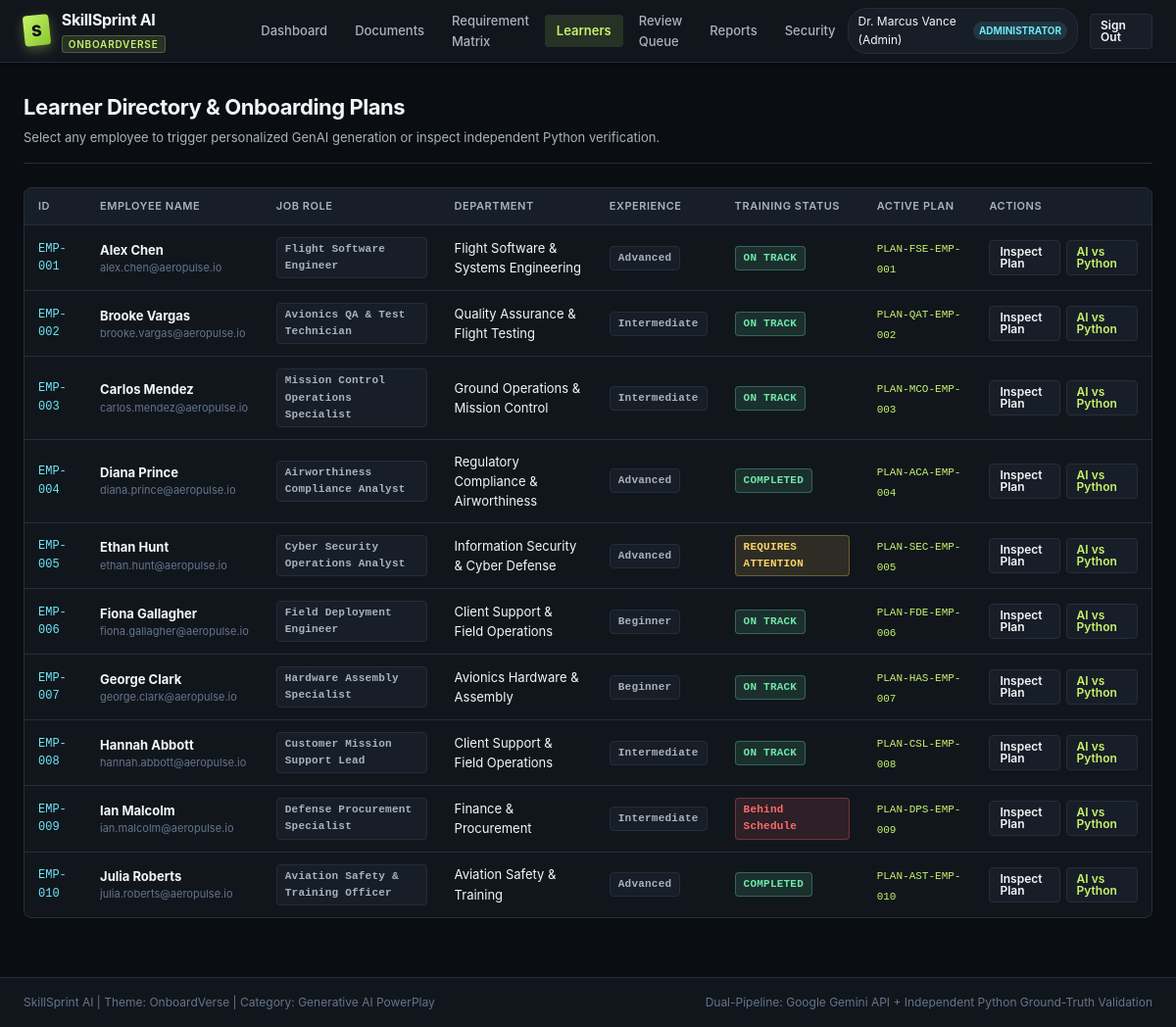
The page /employees (signed in) on the database its author committed.
### tables this page shows
CREATE TABLE users (
    user_id TEXT PRIMARY KEY,
    username TEXT NOT NULL UNIQUE,
    email TEXT NOT NULL UNIQUE,
    password_hash TEXT NOT NULL,
    system_role_id TEXT NOT NULL,
    full_name TEXT NOT NULL,
    is_active INTEGER DEFAULT 1,
    created_at TIMESTAMP DEFAULT CURRENT_TIMESTAMP,
    last_login TIMESTAMP,
    FOREIGN KEY (system_role_id) REFERENCES system_roles(role_id)
);

CREATE TABLE system_roles (
    role_id TEXT PRIMARY KEY,
    name TEXT NOT NULL UNIQUE,
    description TEXT,
    created_at TIMESTAMP DEFAULT CURRENT_TIMESTAMP
);

CREATE TABLE employees (
    employee_id TEXT PRIMARY KEY,
    user_id TEXT UNIQUE,
    first_name TEXT NOT NULL,
    last_name TEXT NOT NULL,
    email TEXT NOT NULL UNIQUE,
    job_role_id TEXT NOT NULL,
    dept_id TEXT NOT NULL,
    experience_level TEXT NOT NULL, -- Beginner, Intermediate, Advanced
    location TEXT NOT NULL,
    joining_date DATE NOT NULL,
    reporting_manager TEXT,
    previous_experience_years REAL DEFAULT 0.0,
    training_status TEXT DEFAULT 'On Track', -- On Track, Requires Attention, Behind Schedule, Assessment Required, Completed
    created_at TIMESTAMP DEFAULT CURRENT_TIMESTAMP,
    FOREIGN KEY (user_id) REFERENCES users(user_id) ON DELETE SET NULL,
    FOREIGN KEY (job_role_id) REFERENCES job_roles(role_id),
    FOREIGN KEY (dept_id) REFERENCES departments(dept_id)
);

CREATE TABLE job_roles (
    role_id TEXT PRIMARY KEY,
    code TEXT NOT NULL UNIQUE,
    title TEXT NOT NULL,
    dept_id TEXT NOT NULL,
    description TEXT,
    experience_level_default TEXT DEFAULT 'Intermediate', -- Beginner, Intermediate, Advanced
    is_active INTEGER DEFAULT 1,
    created_at TIMESTAMP DEFAULT CURRENT_TIMESTAMP,
    FOREIGN KEY (dept_id) REFERENCES departments(dept_id)
);

CREATE TABLE departments (
    dept_id TEXT PRIMARY KEY,
    code TEXT NOT NULL UNIQUE,
    name TEXT NOT NULL,
    description TEXT,
    head_of_department TEXT,
    created_at TIMESTAMP DEFAULT CURRENT_TIMESTAMP
);

### src/routes/app_routes.py (the view)
@routes_bp.route("/employees")
@login_required
def employees_view():
    sql = """
        SELECT e.*, jr.title as role_title, d.name as dept_name,
               (SELECT plan_id FROM onboarding_plans WHERE employee_id = e.employee_id ORDER BY created_at DESC LIMIT 1) as plan_id
        FROM employees e
        JOIN job_roles jr ON e.job_role_id = jr.role_id
        JOIN departments d ON e.dept_id = d.dept_id
        ORDER BY e.created_at ASC
    """
    employees = query_all(sql)
    return render_template("employees.html", active_page="employees", employees=employees)

### src/core/auth.py (called while the page is built)
def get_current_user() -> Optional[Dict[str, Any]]:
    user_id = session.get("user_id")
    if not user_id:
        return None
    user = query_one(
        """
        SELECT u.user_id, u.username, u.email, u.full_name, u.is_active,
               sr.role_id as system_role_id, sr.name as role_name
        FROM users u
        JOIN system_roles sr ON u.system_role_id = sr.role_id
        WHERE u.user_id = ? AND u.is_active = 1
        """,
        (user_id,)
    )
    return user

def login_required(f: Callable) -> Callable:
    @wraps(f)
    def decorated_function(*args, **kwargs):
        user = get_current_user()
        if not user:
            if request.is_json or request.path.startswith("/api/"):
                return jsonify({"error": "Authentication required", "status": 401}), 401
            return redirect(url_for("auth.login_view", next=request.url))
        g.current_user = user
        return f(*args, **kwargs)
    return decorated_function

### src/database/db.py (called while the page is built)
def dict_factory(cursor: sqlite3.Cursor, row: Tuple) -> Dict[str, Any]:
    d = {}
    for idx, col in enumerate(cursor.description):
        d[col[0]] = row[idx]
    return d

@contextmanager
def get_db_connection():
    conn = sqlite3.connect(DATABASE_PATH, timeout=30.0)
    conn.row_factory = dict_factory
    conn.execute("PRAGMA foreign_keys = ON;")
    conn.execute("PRAGMA journal_mode = WAL;")
    try:
        yield conn
        conn.commit()
    except Exception:
        conn.rollback()
        raise
    finally:
        conn.close()

def query_all(query: str, params: Tuple = ()) -> List[Dict[str, Any]]:
    with get_db_connection() as conn:
        cur = conn.cursor()
        cur.execute(query, params)
        return cur.fetchall()

def query_one(query: str, params: Tuple = ()) -> Optional[Dict[str, Any]]:
    with get_db_connection() as conn:
        cur = conn.cursor()
        cur.execute(query, params)
        return cur.fetchone()

### src/routes/app_routes.py (called while the page is built)
@routes_bp.before_request
def load_user():
    g.current_user = get_current_user()

### templates/employees.html (shortened to what this page needs)
{% extends "base.html" %}
{% block content %}
<div class="page-header">
  <div class="page-title-group">
    <h1>Learner Directory &amp; Onboarding Plans</h1>
    <p>Select any employee to trigger personalized GenAI generation or inspect independent Python verification.</p>
  </div>
</div>
<div class="table-container">
  <table class="data-table">
    <thead>
      <tr>
        <th>ID</th>
        <th>Employee Name</th>
        <th>Job Role</th>
        <th>Department</th>
        <th>Experience</th>
        <th>Training Status</th>
        <th>Active Plan</th>
        <th>Actions</th>
      </tr>
    </thead>
    <tbody>
      {% for emp in employees %}
      <tr>
        <td style="font-family: var(--font-mono); font-size: 12px; color: var(--accent-secondary);">{{ emp.employee_id }}</td>
        <td>
          <strong>{{ emp.first_name }} {{ emp.last_name }}</strong>
          <div style="font-size: 11px; color: var(--text-muted);">{{ emp.email }}</div>
        </td>
        <td><span class="badge badge-neutral">{{ emp.role_title }}</span></td>
        <td>{{ emp.dept_name }}</td>
        <td><span class="badge badge-neutral">{{ emp.experience_level }}</span></td>
        <td>
          {% if emp.training_status == 'On Track' %}
            <span class="badge badge-verified">ON TRACK</span>
          {% elif emp.training_status == 'Completed' %}
            <span class="badge badge-verified">COMPLETED</span>
          {% elif emp.training_status == 'Requires Attention' %}
            <span class="badge badge-warning">REQUIRES ATTENTION</span>
          {% else %}
            <span class="badge badge-critical">{{ emp.training_status }}</span>
          {% endif %}
        </td>
        <td>
          {% if emp.plan_id %}
            <span style="font-family: var(--font-mono); font-size: 11px; color: var(--accent-primary);">{{ emp.plan_id }}</span>
          {% else %}
            <span style="font-size: 12px; color: var(--text-muted);">No plan generated</span>
          {% endif %}
        </td>
        <td>
          {% if emp.plan_id %}
            <div style="display: flex; gap: 6px;">
              <a href="{{ url_for('routes.plan_detail_view', plan_id=emp.plan_id) }}" class="btn btn-secondary btn-sm">Inspect Plan</a>
              <a href="{{ url_for('routes.comparison_view', plan_id=emp.plan_id) }}" class="btn btn-secondary btn-sm" style="color: var(--accent-primary);">AI vs Python</a>
            </div>
          {% else %}
            <a href="{{ url_for('routes.generate_plan_view', employee_id=emp.employee_id) }}" class="btn btn-primary btn-sm">
              Generate Plan
            </a>
          {% endif %}
        </td>
      </tr>
      {% endfor %}
    </tbody>
  </table>
</div>
{% endblock %}

### templates/base.html (shortened to what this page needs)
<!DOCTYPE html>
<html lang="en">
<head>
  <link rel="stylesheet" href="{{ url_for('static', filename='css/styles.css') }}">
</head>
<body>
  <header class="app-header">
    <div style="display: flex; align-items: center; gap: 20px;">
      <a href="{{ url_for('routes.dashboard_view') if g.current_user else url_for('routes.landing_view') }}" class="brand-container" id="brandLink">
        <div class="brand-logo-3d">S</div>
        <div>
          <span class="brand-text">SkillSprint AI</span>
          <span class="brand-badge">OnboardVerse</span>
        </div>
      </a>
      {% if g.current_user %}
      <nav class="main-nav" id="mainNav" aria-label="Main Navigation">
        <a href="{{ url_for('routes.dashboard_view') }}" class="nav-link {% if active_page == 'dashboard' %}active{% endif %}" id="navDashboard">Dashboard</a>
        <a href="{{ url_for('routes.documents_view') }}" class="nav-link {% if active_page == 'documents' %}active{% endif %}" id="navDocuments">Documents</a>
        <a href="{{ url_for('routes.matrix_view') }}" class="nav-link {% if active_page == 'matrix' %}active{% endif %}" id="navMatrix">Requirement Matrix</a>
        <a href="{{ url_for('routes.employees_view') }}" class="nav-link {% if active_page == 'employees' %}active{% endif %}" id="navEmployees">Learners</a>
        <a href="{{ url_for('routes.review_queue_view') }}" class="nav-link {% if active_page == 'review' %}active{% endif %}" id="navReview">Review Queue</a>
        <a href="{{ url_for('routes.reports_view') }}" class="nav-link {% if active_page == 'reports' %}active{% endif %}" id="navReports">Reports</a>
        <a href="{{ url_for('routes.security_tests_view') }}" class="nav-link {% if active_page == 'security' %}active{% endif %}" id="navSecurity">Security</a>
      </nav>
      {% endif %}
    </div>
    <div class="user-nav-profile">
      {% if g.current_user %}
        <div class="user-pill" id="userProfilePill">
          <span>{{ g.current_user.full_name }}</span>
          <span class="role-badge">{{ g.current_user.role_name }}</span>
        </div>
        <a href="{{ url_for('auth.logout') }}" class="btn btn-secondary btn-sm" id="logoutBtn">Sign Out</a>
      {% else %}
        <a href="{{ url_for('auth.login_view') }}" class="btn btn-primary btn-sm" id="loginHeaderBtn">Sign In</a>
      {% endif %}
    </div>
  </header>
  <main class="main-content" id="mainContent">
    {% block content %}{% endblock %}
  </main>
  <footer style="background-color: var(--bg-secondary); border-top: 1px solid var(--border-subtle); padding: 16px 24px; font-size: 12px; color: var(--text-muted); display: flex; justify-content: space-between; align-items: center;">
    <div>SkillSprint AI | Theme: OnboardVerse | Category: Generative AI PowerPlay</div>
    <div>Dual-Pipeline: Google Gemini API + Independent Python Ground-Truth Validation</div>
  </footer>
</body>
</html>

### rows shown on the page
users: current_user.full_name "Dr. Marcus Vance (Admin)"
system_roles: current_user.role_name "ADMINISTRATOR"
employees: employee_id "EMP-001", first_name "Alex", last_name "Chen", email "alex.chen@aeropulse.io", role_title "Flight Software Engineer", dept_name "Flight Software & Systems Engineering", experience_level "Advanced", training_status "ON TRACK", plan_id "PLAN-FSE-EMP-001"
employees: employee_id "EMP-002", first_name "Brooke", last_name "Vargas", email "brooke.vargas@aeropulse.io", role_title "Avionics QA & Test Technician", dept_name "Quality Assurance & Flight Testing", experience_level "Intermediate", training_status "ON TRACK", plan_id "PLAN-QAT-EMP-002"
employees: employee_id "EMP-003", first_name "Carlos", last_name "Mendez", email "carlos.mendez@aeropulse.io", role_title "Mission Control Operations Specialist", dept_name "Ground Operations & Mission Control", experience_level "Intermediate", training_status "ON TRACK", plan_id "PLAN-MCO-EMP-003"
employees: employee_id "EMP-004", first_name "Diana", last_name "Prince", email "diana.prince@aeropulse.io", role_title "Airworthiness Compliance Analyst", dept_name "Regulatory Compliance & Airworthiness", experience_level "Advanced", training_status "COMPLETED", plan_id "PLAN-ACA-EMP-004"
employees: employee_id "EMP-005", first_name "Ethan", last_name "Hunt", email "ethan.hunt@aeropulse.io", role_title "Cyber Security Operations Analyst", dept_name "Information Security & Cyber Defense", experience_level "Advanced", shows "REQUIRES ATTENTION", plan_id "PLAN-SEC-EMP-005"
employees: employee_id "EMP-006", first_name "Fiona", last_name "Gallagher", email "fiona.gallagher@aeropulse.io", role_title "Field Deployment Engineer", dept_name "Client Support & Field Operations", experience_level "Beginner", training_status "ON TRACK", plan_id "PLAN-FDE-EMP-006"
employees: employee_id "EMP-007", first_name "George", last_name "Clark", email "george.clark@aeropulse.io", role_title "Hardware Assembly Specialist", dept_name "Avionics Hardware & Assembly", experience_level "Beginner", training_status "ON TRACK", plan_id "PLAN-HAS-EMP-007"
employees: employee_id "EMP-008", first_name "Hannah", last_name "Abbott", email "hannah.abbott@aeropulse.io", role_title "Customer Mission Support Lead", dept_name "Client Support & Field Operations", experience_level "Intermediate", training_status "ON TRACK", plan_id "PLAN-CSL-EMP-008"
employees: employee_id "EMP-009", first_name "Ian", last_name "Malcolm", email "ian.malcolm@aeropulse.io", role_title "Defense Procurement Specialist", dept_name "Finance & Procurement", experience_level "Intermediate", training_status "Behind Schedule", plan_id "PLAN-DPS-EMP-009"
employees: employee_id "EMP-010", first_name "Julia", last_name "Roberts", email "julia.roberts@aeropulse.io", role_title "Aviation Safety & Training Officer", dept_name "Aviation Safety & Training", experience_level "Advanced", training_status "COMPLETED", plan_id "PLAN-AST-EMP-010"
